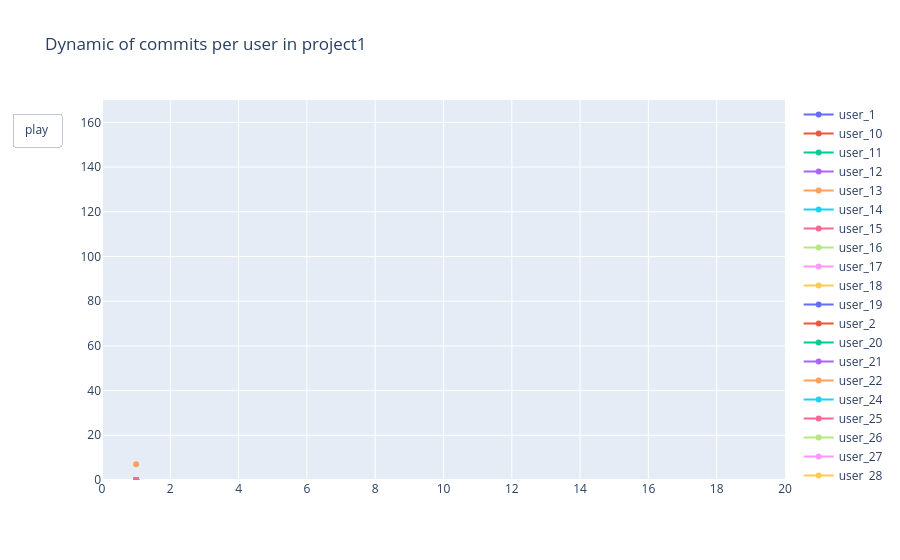

Notebook code for this chart:
### Markdown cell above
## 3 Построим график.

### Code cell
xaxis_max = 20  
xaxis_range = [0, xaxis_max]

x_init = np.array([1])

initial_data = []
for uid in daily.columns:
    initial_data.append(
        go.Scatter(
            x=x_init,
            y=[daily.iloc[0][uid]],
            mode="lines+markers",
            name=uid,
        )
    )

frames = []
for f in range(1, num_days + 1):
    x_axis = np.arange(1, f + 1)
    curr = []
    for uid in daily.columns:
        y_axis = daily.iloc[:f][uid].to_numpy()
        curr.append(
            go.Scatter(
                x=x_axis,
                y=y_axis,
                mode="lines+markers",
                name=uid,
            )
        )
    frames.append(go.Frame(data=curr, name=str(f)))

fig = go.Figure(
    data=initial_data,
    layout={
        "title": {"text": "Dynamic of commits per user in project1"},
        "template": "plotly", 
        "xaxis": {
            "range": xaxis_range,
            "tickmode": "linear",
            "tick0": 0,
            "dtick": 2,
            "showgrid": True,
            "title": "",
        },
        "yaxis": {
            "range": [0, 170],
            "dtick": 20,
            "showgrid": True,
            "title": "",
        },
        "legend": {"title": None, "font": dict(size=12), "tracegroupgap": 0},
        "updatemenus": [
            {
                "type": "buttons",
                "showactive": False,
                "x": -0.06, 
                "y": 0.88, 
                "xanchor": "right", 
                "yanchor": "bottom", 
                "buttons":[
                    {
                        "method": "animate",
                        "label": "play",
                        "args": [None, {
                            "frame": {"duration": 200, "redraw": True},
                            "fromcurrent": True,
                            "transition": {"duration": 0}
                        }],
                    }
                ],
            }
        ],
    },
    frames=frames,
)

fig.show()

### Figure 1 — Plotly figure (JSON) as saved in the notebook; plotly's stock layout.template omitted (floating-point values rounded to 4 significant figures)
{"data": [{"mode": "lines+markers", "name": "user_1", "type": "scatter", "x": [1], "y": [0]}, {"mode": "lines+markers", "name": "user_10", "type": "scatter", "x": [1], "y": [0]}, {"mode": "lines+markers", "name": "user_11", "type": "scatter", "x": [1], "y": [0]}, {"mode": "lines+markers", "name": "user_12", "type": "scatter", "x": [1], "y": [0]}, {"mode": "lines+markers", "name": "user_13", "type": "scatter", "x": [1], "y": [0]}, {"mode": "lines+markers", "name": "user_14", "type": "scatter", "x": [1], "y": [0]}, {"mode": "lines+markers", "name": "user_15", "type": "scatter", "x": [1], "y": [0]}, {"mode": "lines+markers", "name": "user_16", "type": "scatter", "x": [1], "y": [0]}, {"mode": "lines+markers", "name": "user_17", "type": "scatter", "x": [1], "y": [0]}, {"mode": "lines+markers", "name": "user_18", "type": "scatter", "x": [1], "y": [0]}, {"mode": "lines+markers", "name": "user_19", "type": "scatter", "x": [1], "y": [0]}, {"mode": "lines+markers", "name": "user_2", "type": "scatter", "x": [1], "y": [0]}, {"mode": "lines+markers", "name": "user_20", "type": "scatter", "x": [1], "y": [0]}, {"mode": "lines+markers", "name": "user_21", "type": "scatter", "x": [1], "y": [0]}, {"mode": "lines+markers", "name": "user_22", "type": "scatter", "x": [1], "y": [0]}, {"mode": "lines+markers", "name": "user_24", "type": "scatter", "x": [1], "y": [0]}, {"mode": "lines+markers", "name": "user_25", "type": "scatter", "x": [1], "y": [0]}, {"mode": "lines+markers", "name": "user_26", "type": "scatter", "x": [1], "y": [0]}, {"mode": "lines+markers", "name": "user_27", "type": "scatter", "x": [1], "y": [0]}, {"mode": "lines+markers", "name": "user_28", "type": "scatter", "x": [1], "y": [0]}, {"mode": "lines+markers", "name": "user_29", "type": "scatter", "x": [1], "y": [0]}, {"mode": "lines+markers", "name": "user_3", "type": "scatter", "x": [1], "y": [0]}, {"mode": "lines+markers", "name": "user_30", "type": "scatter", "x": [1], "y": [0]}, {"mode": "lines+markers", "name": "user_31", "type": "scatter", "x": [1], "y": [0]}, {"mode": "lines+markers", "name": "user_4", "type": "scatter", "x": [1], "y": [7]}, {"mode": "lines+markers", "name": "user_6", "type": "scatter", "x": [1], "y": [0]}, {"mode": "lines+markers", "name": "user_8", "type": "scatter", "x": [1], "y": [0]}], "layout": {"legend": {"font": {"size": 12}, "tracegroupgap": 0}, "title": {"text": "Dynamic of commits per user in project1"}, "updatemenus": [{"buttons": [{"args": [null, {"frame": {"duration": 200, "redraw": true}, "fromcurrent": true, "transition": {"duration": 0}}], "label": "play", "method": "animate"}], "showactive": false, "type": "buttons", "x": -0.06, "xanchor": "right", "y": 0.88, "yanchor": "bottom"}], "xaxis": {"dtick": 2, "range": [0, 20], "showgrid": true, "tick0": 0, "tickmode": "linear", "title": {"text": ""}}, "yaxis": {"dtick": 20, "range": [0, 170], "showgrid": true, "title": {"text": ""}}}}
